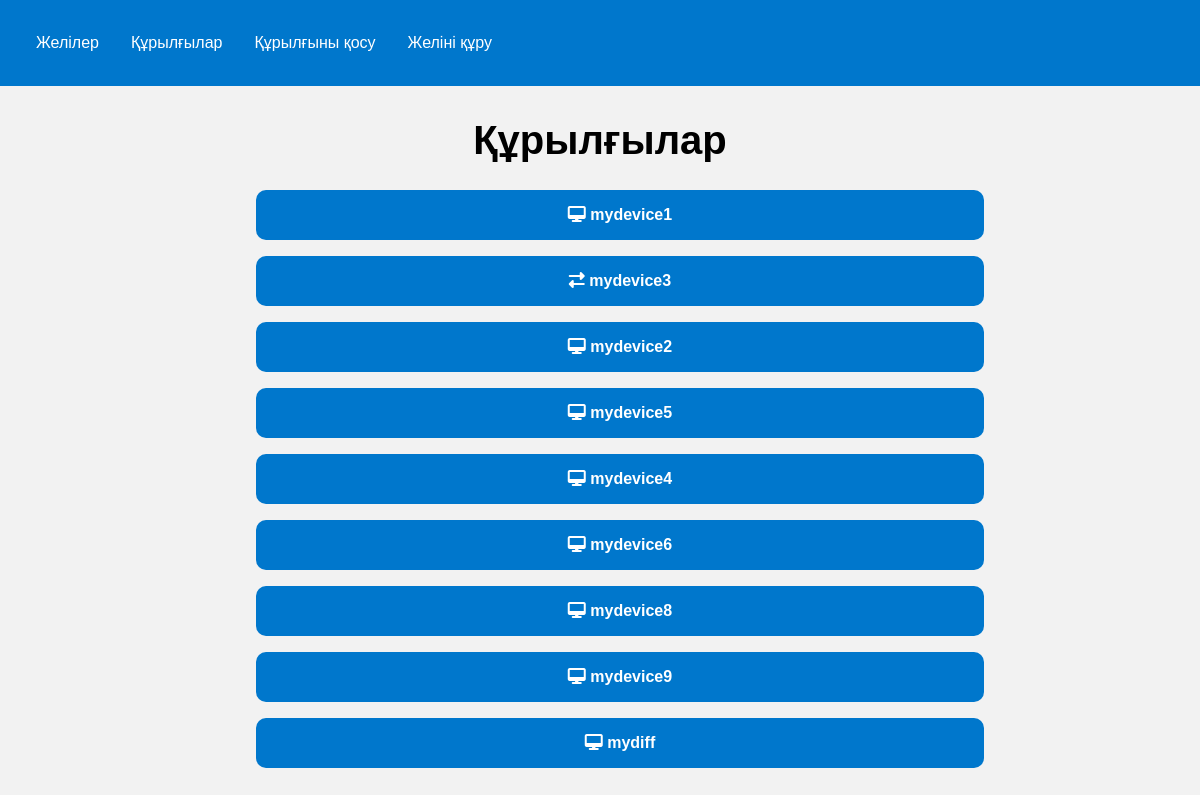
Page /devices/ on the committed database.
### main/models.py (models this page shows, shortened)
class Device(models.Model):
    DEVICE_TYPES = (
        ('router', 'Router'),
        ('switch', 'Switch'),
        ('pc', 'PC'),
    )
    name = models.CharField(max_length=50)
    network = models.ForeignKey(Network, on_delete=models.CASCADE)
    ip_address = models.CharField(max_length=15, default='')
    device_type = models.CharField(max_length=10, choices=DEVICE_TYPES, default='router')
    interfaces = models.ManyToManyField(Interface, related_name='devices', blank=True)

### main/views.py (the view)
# urls.py: path('devices/', views.device_list, name='device_list'),
def device_list(request):
    devices = Device.objects.all()
    return render(request, 'device_list.html', {'devices': devices})

### templates/device_list.html (shortened to what this page needs)
{% extends 'base.html' %}
{% block content %}
    <h1>Құрылғылар</h1>
    <ul>
        {% for device in devices %}
            <a href="{% url 'device_detail' device.pk %}" class="my-link-class">
            {% if device.device_type == 'pc' %}
                <i class="fas fa-desktop"></i>
            {% elif device.device_type == 'router' %}
                <i class="fas fa-wifi"></i>
            {% elif device.device_type == 'switch' %}
                <i class="fas fa-exchange-alt"></i>
            {% endif %}
                {{ device.name }}</a>
        {% empty %}
        No devices found.
        {% endfor %}
    </ul>
{% endblock %}

### templates/base.html (shortened to what this page needs)
<!DOCTYPE html>
<html lang="en">
<head>
</head>
<body>
    <nav>
        <ul>
            <li><a href="{% url 'network_list' %}">Желілер</a></li>
            <li><a href="{% url 'device_list' %}">Құрылғылар</a></li>
            <li><a href="{% url 'device_add' %}">Құрылғыны қосу</a></li>
            <li><a href="{% url 'network_create' %}">Желіні құру</a></li>
        </ul>
    </nav>
    <main>
        {% block content %}{% endblock %}
    </main>
</body>
</html>

### templates/base.html (style rules this page uses)
body { margin: 0px; }
nav { background-color: #0077cc; overflow: hidden; padding: 20px; }
nav ul { margin: 0; padding: 0; list-style: none; }
nav li { float: left; }
nav li a { display: block; color: white; text-align: center; padding: 14px 16px; text-decoration: none; }

### templates/device_list.html (style rules this page uses)
body { font-family: Arial, sans-serif; background-color: #f2f2f2; }
h1 { text-align: center; font-size: 2.5rem; margin-top: 2rem; }
.my-link-class { display: block; padding: 1rem; margin: 1rem auto; width: 60%; background-color: #0077cc; color: #fff; text-align: center; text-decoration: none; font-weight: bold; border-radius: 10px; transition: all 0.3s ease; }

### rows in the picture
Device: device_type "pc" (drawn), name "mydevice1"
Device: device_type "switch" (drawn), name "mydevice3"
Device: device_type "pc" (drawn), name "mydevice2"
Device: device_type "pc" (drawn), name "mydevice5"
Device: device_type "pc" (drawn), name "mydevice4"
Device: device_type "pc" (drawn), name "mydevice6"
Device: device_type "pc" (drawn), name "mydevice8"
Device: device_type "pc" (drawn), name "mydevice9"
Device: device_type "pc" (drawn), name "mydiff"
